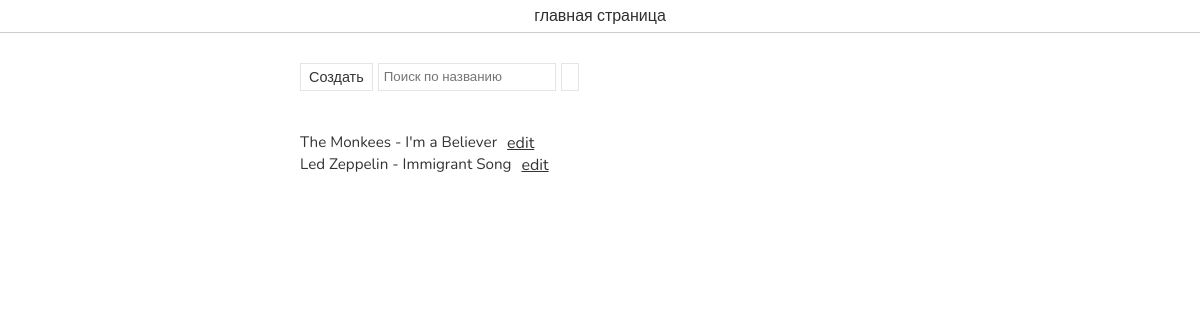
Before: /editing/ (signed in) with the older database file.
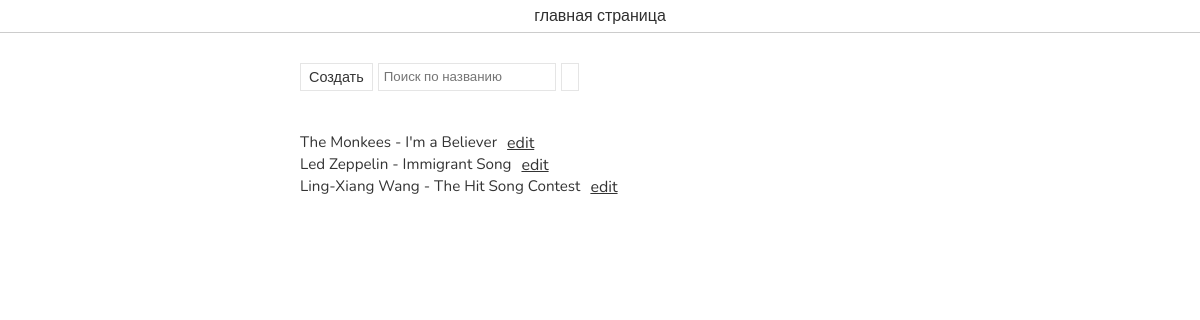
After: the same page with the newer database file.
### main/models.py (models this page shows, shortened)
class Song(models.Model):
    name = models.CharField(max_length=120)
    text = models.TextField(max_length=500, blank=True)
    page_cover = models.ImageField(upload_to='page-covers/', blank=True)
    song_cover = models.ImageField(upload_to='song-covers/', blank=True)
    notes = models.ImageField(upload_to='notes', blank=True)
    section = models.ManyToManyField(Section)
    audio_file = models.FileField(upload_to='audio/', blank=True)

### editing/views.py (the view)
# urls.py: path('', views.SongListView.as_view(), name='songlist'),
class SongListView(View):
    def get(self, request, *args, **kwargs):
        if request.user.is_authenticated == True:
            query = request.GET.get('q', '')
            songs = Song.objects.filter(Q(name__icontains=query))
            return render(request, 'editing/songlist.html', context={'songs': songs})
        else:
            return redirect('signin')

### editing/templates/editing/songlist.html (shortened to what this page needs)
<!DOCTYPE html>
{% load static %}
<html lang="en">
<head>
  <link rel="stylesheet" href="{% static "/main/style.css" %}">
    <link rel="stylesheet" href="{% static "/editing/style.css" %}">
  <link rel="stylesheet" href="https://unpkg.com/element-ui/lib/theme-chalk/index.css">
</head>
<body>
{% include "header.html" %}
<div class="edit-page">
    <aside>
        <a href="create">
            <button class="yellow-hover-block"> Создать</button>
        </a>
    </aside>
    <main>
        <form class="search-form" action="{% url 'songlist' %}" method="get">
            <input class="search-input" type="search" name="q" value="{{ query }}" placeholder="Поиск по названию">
            <button class="blue-hover-block" type="submit"></button>
        </form>
        <ul class="song-list">
            {% for song in songs %}
            <li>
                <h3>{{ song.name }}</h3>
                <a href="{% url 'edit' song.id %}">edit</a>
            </li>
            {% endfor %}
        </ul>
    </main>
</div>
</body>
</html>

### templates/header.html (shortened to what this page needs)
<header><a href="{% url 'main' %}"> главная страница</a></header>

### main/static/main/style.css (style rules this page uses)
* { box-sizing: border-box; }
body { background: url('https://png.pngtree.com/background/20210709/original/pngtree-bright-spot-light-effect-background-picture-image_616312.jpg'); background-size: cover; height: 100vh; width: 100%; background: 0; margin: 0; overflow: hidden; font-family: 'Nunito', sans-serif; color: rgba(0,0,0,.8); }
a { text-decoration: none; color: inherit; }
ul { list-style: none; padding: 0; display: flex; }
ul li { margin-right: 20px; }
header { background: transparent; border-bottom: 1px solid rgba(0,0,0,.2); min-height: 30px; padding: 5px 60px; z-index: 19; color: #2f2f2f; box-sizing: border-box; text-align: center; cursor: pointer; }
button { padding: 5px 20px; border-radius: 3px; margin-bottom: 25px; color: rgba(0,0,0,.8); font-size: 1em; font-weight: 400; background: #ffffffa8; transition: .4s; border: 1px solid rgba(0,0,0,.1); font-family: inherit; width: 250px; text-align: left; cursor: pointer; display: flex; justify-content: space-between; position: relative; left: 50%; transform: translate(-50%, 0); user-select: none; }
a { text-decoration: none; }

### editing/static/editing/style.css (style rules this page uses)
body { height: auto; overflow-y: auto; }
form { margin-top: 20px; }
.edit-page { display: block; padding: 30px 25%; }
.edit-page button { padding: 3px 8px; font-size: .9em; left: 0; transform: none; display: inline-block; width: auto; border-radius: 0; float: left; margin-right: 5px; height: 28px; }
.song-list { display: block; }
.song-list li { display: flex; }
.song-list li h3 { margin: 0 10px 0 0; font-weight: 400; font-size: .95em; }
.song-list li a { text-decoration: underline; }
.edit-page .search-form { display: flex; margin: 0; }
.edit-page .search-form .search-input { margin-right: 5px; height: 28px; border: 1px solid rgba(0,0,0,.1); padding-left: 5px; font-family: inherit; }
.edit-page .search-form button { height: 28px; border-radius: 0; }

Changed rows visible on the page:
added Song: name "Ling-Xiang Wang - The Hit Song Contest"
